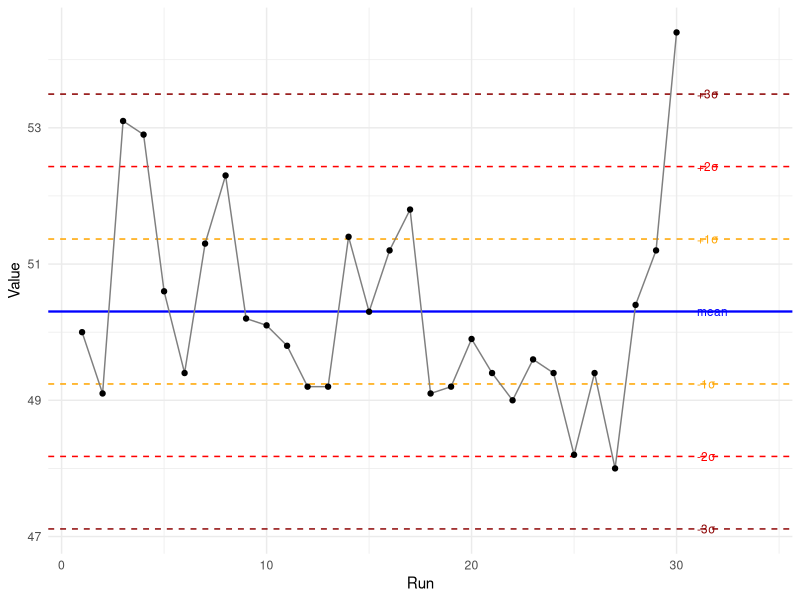
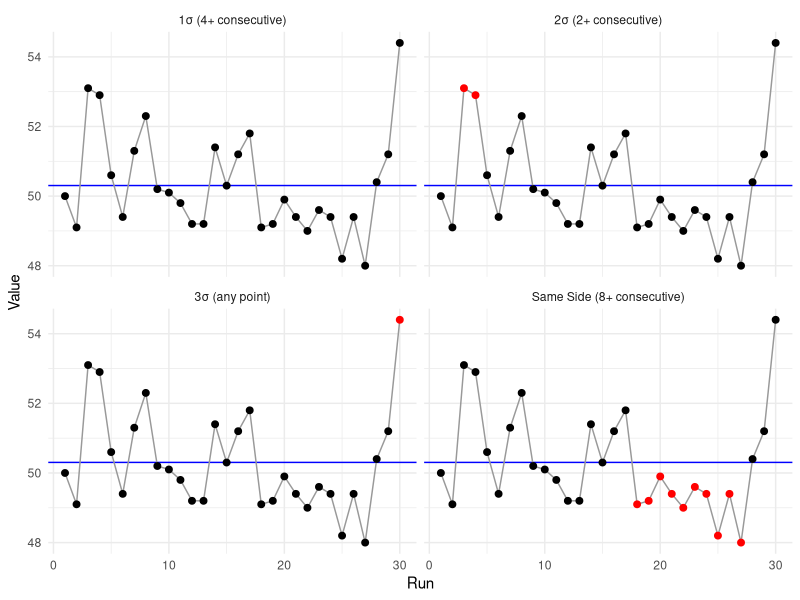
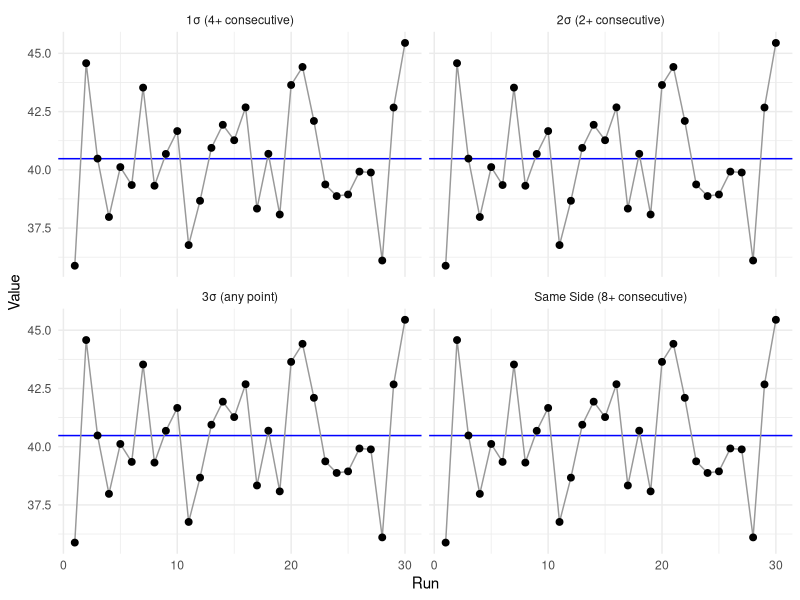
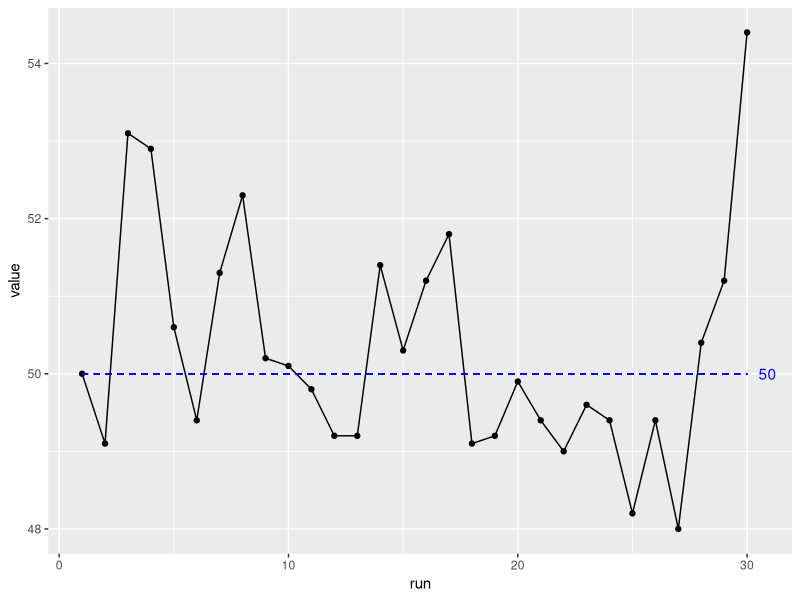

Write the R code that produced these figures, in order.
## ---- chunk 1
library(tidyverse)
## ---- chunk 2
run <- c(1:30)
value <- c(50.0, 49.1, 53.1, 52.9, 50.6, 49.4, 51.3, 52.3, 50.2, 50.1, 49.8, 49.2,  49.2, 51.4, 50.3, 51.2, 51.8, 49.1, 49.2, 49.9, 49.4, 49.0, 49.6, 49.4, 48.2, 49.4, 48.0, 50.4, 51.2, 54.4)
df <- tibble(run = run, value = value)
## ---- chunk 3
# Compute control limits
mean_val <- df |> summarise(mean(value)) |> pull()
sigma    <- df |>                                    # XmR sigma estimate:
  mutate(mr = abs(value - lag(value))) |>            # moving range between consecutive points
  summarise(mean(mr, na.rm = TRUE) / 1.128) |>       # average MR divided by d2 constant
  pull()
## ---- chunk 4
df |>
  ggplot(aes(x = run, y = value)) +
  geom_hline(yintercept = mean_val,                        colour = "blue",    linewidth = 0.8) +
  geom_hline(yintercept = mean_val + c(-1, 1) * sigma,     colour = "orange",  linetype = "dashed") +
  geom_hline(yintercept = mean_val + c(-2, 2) * sigma,     colour = "red",     linetype = "dashed") +
  geom_hline(yintercept = mean_val + c(-3, 3) * sigma,     colour = "darkred", linetype = "dashed") +
  geom_line(colour = "grey50") +
  geom_point() +
  annotate("text",
           x      = 31,
           y      = mean_val + c(-3, -2, -1, 0, 1, 2, 3) * sigma,
           label  = c("-3σ", "-2σ", "-1σ", "mean", "+1σ", "+2σ", "+3σ"),
           hjust  = 0, size = 3,
           colour = c("darkred", "red", "orange", "blue", "orange", "red", "darkred")) +
  scale_x_continuous(limits = c(1, 34)) +
  labs(x = "Run", y = "Value") +
  theme_minimal()
## ---- chunk 5
# flag_run(): marks positions that belong to a run of n or more consecutive TRUEs
# uses base R rle() (run-length encoding) internally
flag_run <- function(condition, n) {
  r <- rle(condition)
  rep(r$lengths >= n & r$values, r$lengths)
}
## ---- chunk 6
# Data prep: classify each point by which rules it violates, then reshape to long format
df_violations <- df |>
  mutate(
    v_same_side = flag_run(value > mean_val, 8) | flag_run(value < mean_val, 8),
    v_1sigma    = flag_run(value > mean_val + sigma,     4) | flag_run(value < mean_val - sigma,     4),
    v_2sigma    = flag_run(value > mean_val + 2 * sigma, 2) | flag_run(value < mean_val - 2 * sigma, 2),
    v_3sigma    = abs(value - mean_val) > 3 * sigma
  ) |>
  select(run, value, starts_with("v_")) |>
  pivot_longer(cols      = starts_with("v_"),
               names_to  = "rule",
               values_to = "violated") |>
  mutate(rule = case_when(
    rule == "v_same_side" ~ "Same Side (8+ consecutive)",
    rule == "v_1sigma"    ~ "1σ (4+ consecutive)",
    rule == "v_2sigma"    ~ "2σ (2+ consecutive)",
    rule == "v_3sigma"    ~ "3σ (any point)"
  ))
## ---- chunk 7
df_violations |>
  ggplot(aes(x = run, y = value)) +
  geom_hline(yintercept = mean_val, colour = "blue", linewidth = 0.5) +
  geom_line(colour = "grey60") +
  geom_point(aes(colour = violated), size = 2) +
  scale_colour_manual(values = c("FALSE" = "black", "TRUE" = "red")) +
  facet_wrap(~ rule) +
  labs(x = "Run", y = "Value") +
  theme_minimal() +
  theme(legend.position = "none")
## ---- chunk 8
# Generate random data — remove set.seed() to get fresh data on every run
set.seed(NULL)

random_df <- tibble(
  run   = 1:30,
  value = rnorm(30, mean = 40, sd = 2)
)
## ---- chunk 9
# Compute control limits for the random data
rand_mean  <- random_df |> summarise(mean(value)) |> pull()
rand_sigma <- random_df |>
  mutate(mr = abs(value - lag(value))) |>
  summarise(mean(mr, na.rm = TRUE) / 1.128) |>
  pull()
## ---- chunk 10
# Data prep: classify violations, reshape to long format
rand_violations <- random_df |>
  mutate(
    v_same_side = flag_run(value > rand_mean, 8) | flag_run(value < rand_mean, 8),
    v_1sigma    = flag_run(value > rand_mean + rand_sigma,     4) | flag_run(value < rand_mean - rand_sigma,     4),
    v_2sigma    = flag_run(value > rand_mean + 2 * rand_sigma, 2) | flag_run(value < rand_mean - 2 * rand_sigma, 2),
    v_3sigma    = abs(value - rand_mean) > 3 * rand_sigma
  ) |>
  select(run, value, starts_with("v_")) |>
  pivot_longer(cols      = starts_with("v_"),
               names_to  = "rule",
               values_to = "violated") |>
  mutate(rule = case_when(
    rule == "v_same_side" ~ "Same Side (8+ consecutive)",
    rule == "v_1sigma"    ~ "1σ (4+ consecutive)",
    rule == "v_2sigma"    ~ "2σ (2+ consecutive)",
    rule == "v_3sigma"    ~ "3σ (any point)"
  ))
## ---- chunk 11
rand_violations |>
  ggplot(aes(x = run, y = value)) +
  geom_hline(yintercept = rand_mean, colour = "blue", linewidth = 0.5) +
  geom_line(colour = "grey60") +
  geom_point(aes(colour = violated), size = 2) +
  scale_colour_manual(values = c("FALSE" = "black", "TRUE" = "red")) +
  facet_wrap(~ rule) +
  labs(x = "Run", y = "Value") +
  theme_minimal() +
  theme(legend.position = "none")
## ---- chunk 12
#this is to get you started
df |> ggplot(aes(x= run, y=value))+ geom_line()+geom_point()+
  geom_segment(aes(x = 1, xend = 30, y = 50, yend = 50), # sets the start and end points
               color = "blue",                           # makes it blue
               linetype = "dashed",                     # dashed
               linewidth = 0.5) +                            # fine
  annotate("text", x = 30.5, y = 50, label = "50", hjust = 0, color = "blue") # adds the label "50"
